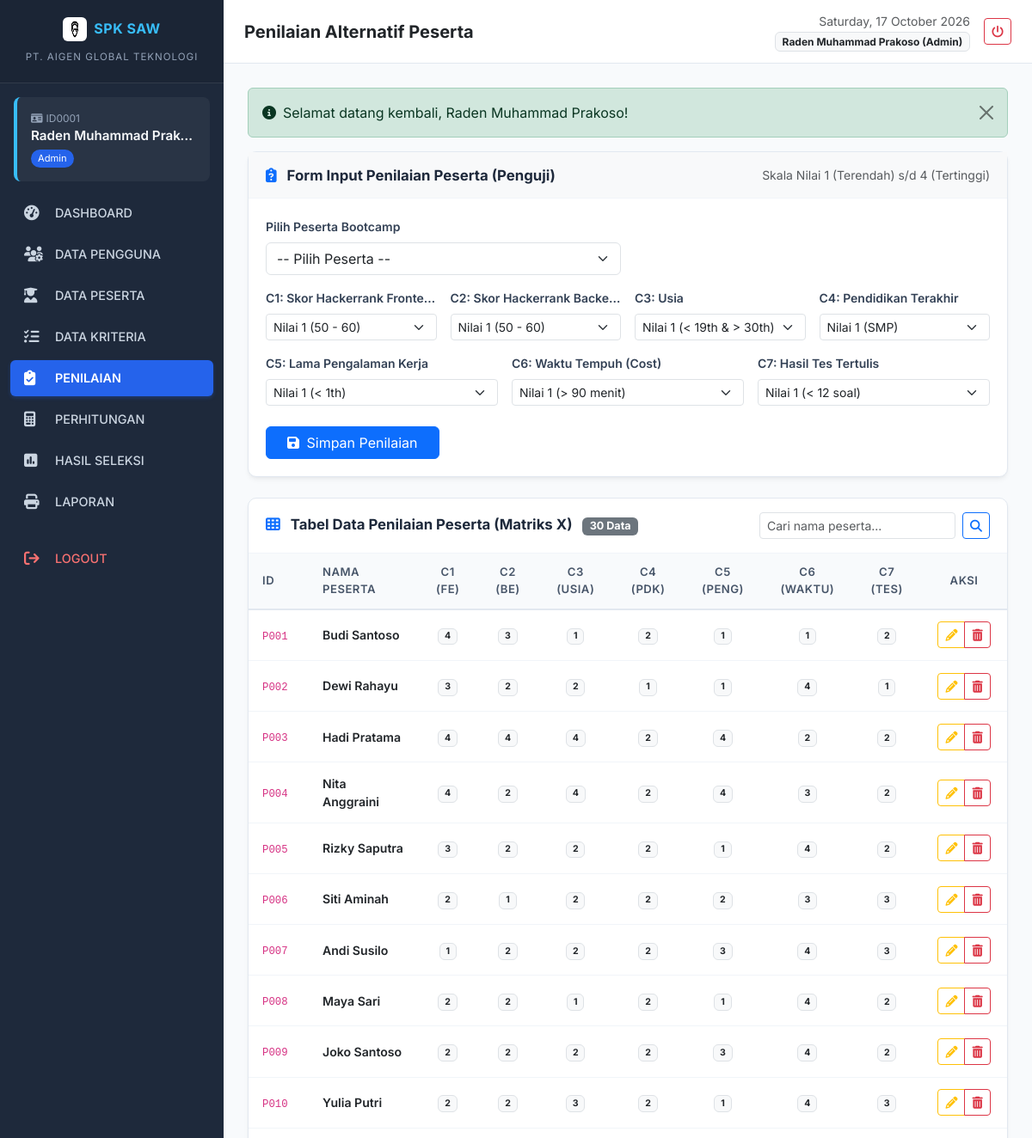
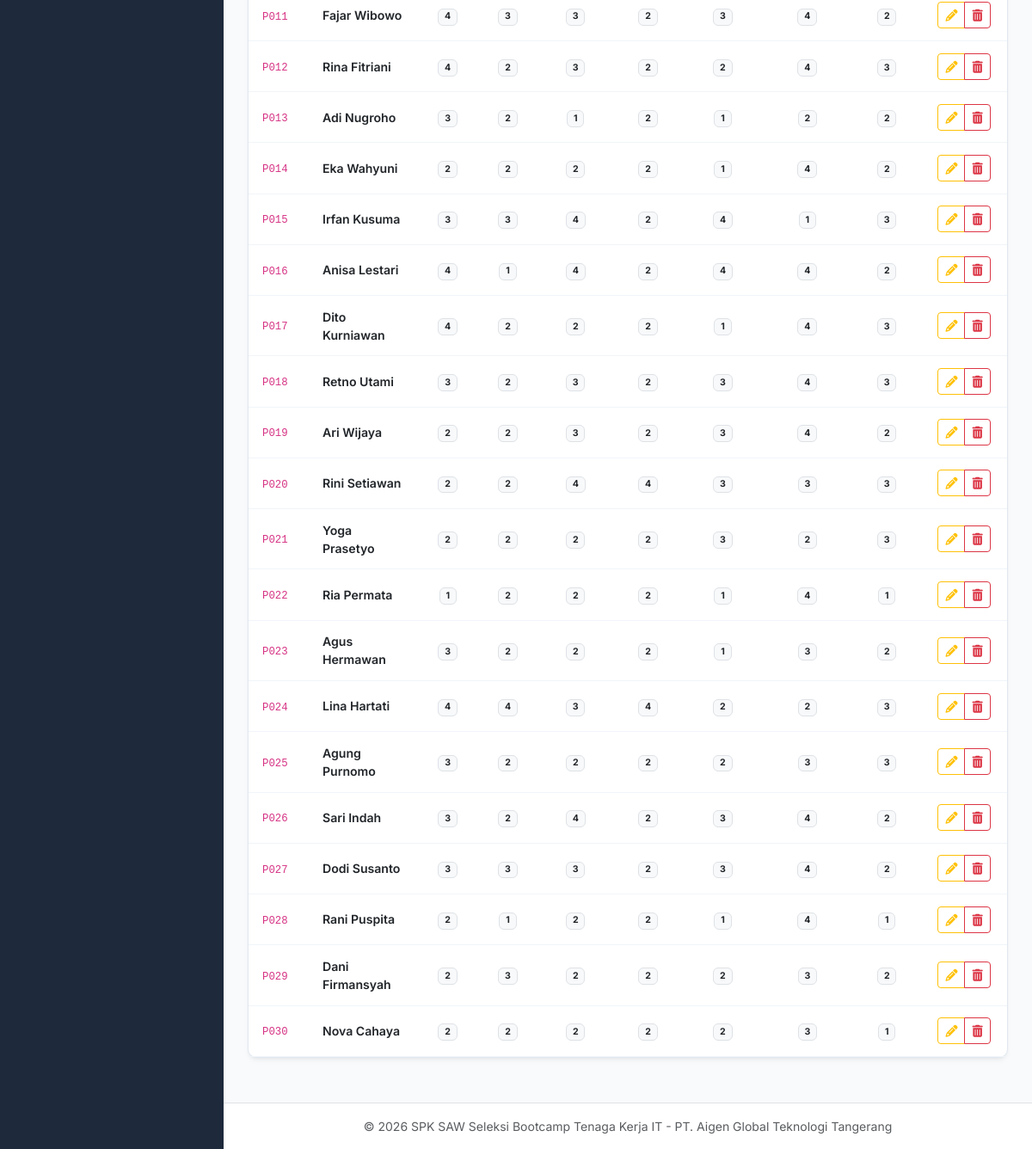
Screenshot of /penilaian.php (signed in) with the database file from the repository (2 pictures, top to bottom).
### tables this page shows
CREATE TABLE `penilaian` (
  `id_penilaian` int(11) NOT NULL AUTO_INCREMENT,
  `id_peserta` varchar(20) NOT NULL,
  `c1` int(11) NOT NULL,
  `c2` int(11) NOT NULL,
  `c3` int(11) NOT NULL,
  `c4` int(11) NOT NULL,
  `c5` int(11) NOT NULL,
  `c6` int(11) NOT NULL,
  `c7` int(11) NOT NULL,
  PRIMARY KEY (`id_penilaian`),
  UNIQUE KEY `uq_penilaian_peserta` (`id_peserta`),
  CONSTRAINT `fk_penilaian_peserta` FOREIGN KEY (`id_peserta`) REFERENCES `peserta` (`id_peserta`) ON DELETE CASCADE
);

CREATE TABLE `peserta` (
  `id_peserta` varchar(20) NOT NULL,
  `nama_peserta` varchar(100) NOT NULL,
  `jurusan` varchar(100) NOT NULL,
  `alamat` text NOT NULL,
  `tanggal_lahir` date NOT NULL,
  `jenis_kelamin` enum('Laki-Laki','Perempuan') NOT NULL,
  `no_telepon` varchar(25) NOT NULL,
  PRIMARY KEY (`id_peserta`)
);

### config/database.php (called while the page is built, shortened)
<?php
$db_host = 'localhost';
$db_user = 'root';
$db_pass = '';
$db_name = 'spk_saw_aigen';
try {
    $conn = new mysqli($db_host, $db_user, $db_pass, $db_name);
    if ($conn->connect_error) {
        $db_connected = false;
        $db_error = $conn->connect_error;
    } else {
        $db_connected = true;
        $conn->set_charset("utf8mb4");
    }
} catch (Exception $e) {
    $db_connected = false;
    $db_error = $e->getMessage();
}
function query($sql) {
    global $conn, $db_connected;
    $result = $conn->query($sql);
    $rows = [];
    while ($row = $result->fetch_assoc()) {
        $rows[] = $row;
    }
    return $rows;
}
?>

### penilaian.php (the view, shortened to what this page needs)
<?php
require_once __DIR__ . '/config/database.php';
$edit_data = null;
$search = trim($_GET['search'] ?? '');
$where = "";
$list_penilaian = query("SELECT pn.*, ps.nama_peserta, ps.jurusan, ps.jenis_kelamin
    FROM penilaian pn
    JOIN peserta ps ON pn.id_peserta = ps.id_peserta
    $where
    ORDER BY pn.id_peserta ASC");
$subkriteria_all = query("SELECT * FROM subkriteria ORDER BY kode_kriteria, nilai");
$sub_map = [];
foreach ($subkriteria_all as $sub) {
    $sub_map[$sub['kode_kriteria']][$sub['nilai']] = $sub['pilihan_kriteria'];
}
require_once __DIR__ . '/includes/header.php';
require_once __DIR__ . '/includes/sidebar.php';
require_once __DIR__ . '/includes/navbar.php';
?>
<div class="card-custom mb-4">
    <div class="card-header bg-light">
        <h5 class="fw-bold mb-0">
            <i class="fa-solid fa-clipboard-question text-primary me-2"></i>
            <?= $edit_data ? 'Form Edit Penilaian Peserta (' . htmlspecialchars($edit_data['id_peserta']) . ' - ' . htmlspecialchars($edit_data['nama_peserta']) . ')' : 'Form Input Penilaian Peserta (Penguji)' ?>
        </h5>
        <small class="text-muted">Skala Nilai 1 (Terendah) s/d 4 (Tertinggi)</small>
    </div>
    <div class="card-body">
        <form method="POST" action="penilaian.php">
            <div class="row g-3 mb-3">
                <div class="col-md-6">
                    <label class="form-label small fw-semibold">Pilih Peserta Bootcamp</label>
                    <select name="id_peserta" class="form-select" required <?= $edit_data ? 'disabled' : '' ?>>
                        <option value="">-- Pilih Peserta --</option>
                    </select>
                </div>
            </div>
            <div class="row g-3 mb-4">
                <div class="col-md-3">
                    <label class="form-label small fw-semibold text-truncate d-block" title="Skor Hackerrank Frontend (C1)">
                        C1: Skor Hackerrank Frontend
                    </label>
                    <select name="c1" class="form-select form-select-sm" required>
                        <?php for ($i=1; $i<=4; $i++): ?>
                            <option value="<?= $i ?>" <?= (isset($edit_data['c1']) && $edit_data['c1'] == $i) ? 'selected' : '' ?>>
                                Nilai <?= $i ?> (<?= $sub_map['C1'][$i] ?? '' ?>)
                            </option>
                        <?php endfor; ?>
                    </select>
                </div>
                <div class="col-md-3">
                    <label class="form-label small fw-semibold text-truncate d-block" title="Skor Hackerrank Backend (C2)">
                        C2: Skor Hackerrank Backend
                    </label>
                    <select name="c2" class="form-select form-select-sm" required>
                        <?php for ($i=1; $i<=4; $i++): ?>
                            <option value="<?= $i ?>" <?= (isset($edit_data['c2']) && $edit_data['c2'] == $i) ? 'selected' : '' ?>>
                                Nilai <?= $i ?> (<?= $sub_map['C2'][$i] ?? '' ?>)
                            </option>
                        <?php endfor; ?>
                    </select>
                </div>
                <div class="col-md-3">
                    <label class="form-label small fw-semibold text-truncate d-block" title="Usia Peserta (C3)">
                        C3: Usia
                    </label>
                    <select name="c3" class="form-select form-select-sm" required>
                        <?php for ($i=1; $i<=4; $i++): ?>
                            <option value="<?= $i ?>" <?= (isset($edit_data['c3']) && $edit_data['c3'] == $i) ? 'selected' : '' ?>>
                                Nilai <?= $i ?> (<?= $sub_map['C3'][$i] ?? '' ?>)
                            </option>
                        <?php endfor; ?>
                    </select>
                </div>
                <div class="col-md-3">
                    <label class="form-label small fw-semibold text-truncate d-block" title="Pendidikan Terakhir (C4)">
                        C4: Pendidikan Terakhir
                    </label>
                    <select name="c4" class="form-select form-select-sm" required>
                        <?php for ($i=1; $i<=4; $i++): ?>
                            <option value="<?= $i ?>" <?= (isset($edit_data['c4']) && $edit_data['c4'] == $i) ? 'selected' : '' ?>>
                                Nilai <?= $i ?> (<?= $sub_map['C4'][$i] ?? '' ?>)
                            </option>
                        <?php endfor; ?>
                    </select>
                </div>
                <div class="col-md-4">
                    <label class="form-label small fw-semibold text-truncate d-block" title="Lama Pengalaman Kerja (C5)">
                        C5: Lama Pengalaman Kerja
                    </label>
                    <select name="c5" class="form-select form-select-sm" required>
                        <?php for ($i=1; $i<=4; $i++): ?>
                            <option value="<?= $i ?>" <?= (isset($edit_data['c5']) && $edit_data['c5'] == $i) ? 'selected' : '' ?>>
                                Nilai <?= $i ?> (<?= $sub_map['C5'][$i] ?? '' ?>)
                            </option>
                        <?php endfor; ?>
                    </select>
                </div>
                <div class="col-md-4">
                    <label class="form-label small fw-semibold text-truncate d-block" title="Waktu Tempuh ke Perusahaan (C6 - Cost)">
                        C6: Waktu Tempuh (Cost)
                    </label>
                    <select name="c6" class="form-select form-select-sm" required>
                        <?php for ($i=1; $i<=4; $i++): ?>
                            <option value="<?= $i ?>" <?= (isset($edit_data['c6']) && $edit_data['c6'] == $i) ? 'selected' : '' ?>>
                                Nilai <?= $i ?> (<?= $sub_map['C6'][$i] ?? '' ?>)
                            </option>
                        <?php endfor; ?>
                    </select>
                </div>
                <div class="col-md-4">
                    <label class="form-label small fw-semibold text-truncate d-block" title="Hasil Tes Tertulis (C7)">
                        C7: Hasil Tes Tertulis
                    </label>
                    <select name="c7" class="form-select form-select-sm" required>
                        <?php for ($i=1; $i<=4; $i++): ?>
                            <option value="<?= $i ?>" <?= (isset($edit_data['c7']) && $edit_data['c7'] == $i) ? 'selected' : '' ?>>
                                Nilai <?= $i ?> (<?= $sub_map['C7'][$i] ?? '' ?>)
                            </option>
                        <?php endfor; ?>
                    </select>
                </div>
            </div>
            <div class="d-flex gap-2">
                <button type="submit" class="btn btn-primary px-4">
                    <i class="fa-solid fa-floppy-disk me-1"></i> <?= $edit_data ? 'Update Nilai' : 'Simpan Penilaian' ?>
                </button>
            </div>
        </form>
    </div>
</div>
<div class="card-custom">
    <div class="card-header d-flex flex-wrap align-items-center justify-content-between gap-2">
        <h5 class="fw-bold mb-0">
            <i class="fa-solid fa-table-cells text-primary me-2"></i>
            Tabel Data Penilaian Peserta (Matriks X)
            <span class="badge bg-secondary ms-2"><?= count($list_penilaian) ?> Data</span>
        </h5>
        <form method="GET" class="d-flex gap-2" style="max-width: 300px;">
            <input type="text" name="search" class="form-control form-control-sm" placeholder="Cari nama peserta..." value="<?= htmlspecialchars($search) ?>">
            <button type="submit" class="btn btn-sm btn-outline-primary"><i class="fa-solid fa-magnifying-glass"></i></button>
        </form>
    </div>
    <div class="card-body p-0">
        <div class="table-responsive">
            <table class="table-custom mb-0 text-center">
                <thead>
                    <tr>
                        <th class="text-start" width="70">ID</th>
                        <th class="text-start">NAMA PESERTA</th>
                        <th title="Skor Hackerrank Frontend">C1 (FE)</th>
                        <th title="Skor Hackerrank Backend">C2 (BE)</th>
                        <th title="Usia">C3 (Usia)</th>
                        <th title="Pendidikan Terakhir">C4 (Pdk)</th>
                        <th title="Lama Pengalaman Kerja">C5 (Peng)</th>
                        <th title="Waktu Tempuh (Cost)">C6 (Waktu)</th>
                        <th title="Hasil Tes Tertulis">C7 (Tes)</th>
                        <th width="100">AKSI</th>
                    </tr>
                </thead>
                <tbody>
                    <?php if (!empty($list_penilaian)): ?>
                        <?php foreach ($list_penilaian as $pn): ?>
                            <tr>
                                <td class="text-start"><code><?= htmlspecialchars($pn['id_peserta']) ?></code></td>
                                <td class="text-start fw-semibold text-dark"><?= htmlspecialchars($pn['nama_peserta']) ?></td>
                                <td><span class="badge bg-light text-dark border"><?= $pn['c1'] ?></span></td>
                                <td><span class="badge bg-light text-dark border"><?= $pn['c2'] ?></span></td>
                                <td><span class="badge bg-light text-dark border"><?= $pn['c3'] ?></span></td>
                                <td><span class="badge bg-light text-dark border"><?= $pn['c4'] ?></span></td>
                                <td><span class="badge bg-light text-dark border"><?= $pn['c5'] ?></span></td>
                                <td><span class="badge bg-light text-dark border"><?= $pn['c6'] ?></span></td>
                                <td><span class="badge bg-light text-dark border"><?= $pn['c7'] ?></span></td>
                                <td>
                                    <div class="btn-group btn-group-sm">
                                        <a href="penilaian.php?edit=<?= urlencode($pn['id_peserta']) ?>" class="btn btn-outline-warning" title="Edit Nilai">
                                            <i class="fa-solid fa-pencil"></i>
                                        </a>
                                        <a href="penilaian.php?delete=<?= urlencode($pn['id_peserta']) ?>" class="btn btn-outline-danger" onclick="return confirm('Hapus penilaian <?= htmlspecialchars($pn['nama_peserta']) ?>?');" title="Hapus">
                                            <i class="fa-solid fa-trash-can"></i>
                                        </a>
                                    </div>
                                </td>
                            </tr>
                        <?php endforeach; ?>
                    <?php else: ?>
                        <tr>
                            <td colspan="10" class="text-center py-4 text-muted">Belum ada data penilaian peserta.</td>
                        </tr>
                    <?php endif; ?>
                </tbody>
            </table>
        </div>
    </div>
</div>
<?php require_once __DIR__ . '/includes/footer.php'; ?>

### assets/css/style.css (style rules this page uses)
:root { --primary-color: #0d6efd; --primary-hover: #0b5ed7; --sidebar-bg: #1e293b; --sidebar-hover: #334155; --sidebar-active: #2563eb; --body-bg: #f8fafc; --card-shadow: 0 4px 6px -1px rgba(0, 0, 0, 0.05), 0 2px 4px -2px rgba(0, 0, 0, 0.05); }
body { font-family: 'Inter', -apple-system, BlinkMacSystemFont, "Segoe UI", Roboto, sans-serif; background-color: var(--body-bg); color: #334155; }
.card-custom { background: #ffffff; border-radius: 10px; border: 1px solid #e2e8f0; box-shadow: var(--card-shadow); margin-bottom: 1.5rem; }
.card-custom .card-header { background: transparent; border-bottom: 1px solid #f1f5f9; padding: 1rem 1.25rem; display: flex; align-items: center; justify-content: space-between; }
.card-custom .card-header h5 { margin: 0; font-size: 1.05rem; font-weight: 600; color: #1e293b; }
.card-custom .card-body { padding: 1.25rem; }
.table-custom { width: 100%; border-collapse: separate; border-spacing: 0; }
.table-custom th { background-color: #f8fafc; color: #475569; font-weight: 600; font-size: 0.82rem; text-transform: uppercase; letter-spacing: 0.5px; padding: 0.75rem 1rem; border-bottom: 2px solid #e2e8f0; }
.table-custom td { padding: 0.85rem 1rem; font-size: 0.88rem; vertical-align: middle; border-bottom: 1px solid #f1f5f9; }

### rows the page displays
penilaian: id_peserta "P001", id_peserta.nama_peserta "Budi Santoso", c1 "4", c2 "3", c3 "1", c4 "2", c5 "1", c6 "1", c7 "2"
penilaian: id_peserta "P002", id_peserta.nama_peserta "Dewi Rahayu", c1 "3", c2 "2", c3 "2", c4 "1", c5 "1", c6 "4", c7 "1"
penilaian: id_peserta "P003", id_peserta.nama_peserta "Hadi Pratama", c1 "4", c2 "4", c3 "4", c4 "2", c5 "4", c6 "2", c7 "2"
penilaian: id_peserta "P004", id_peserta.nama_peserta "Nita Anggraini", c1 "4", c2 "2", c3 "4", c4 "2", c5 "4", c6 "3", c7 "2"
penilaian: id_peserta "P005", id_peserta.nama_peserta "Rizky Saputra", c1 "3", c2 "2", c3 "2", c4 "2", c5 "1", c6 "4", c7 "2"
penilaian: id_peserta "P006", id_peserta.nama_peserta "Siti Aminah", c1 "2", c2 "1", c3 "2", c4 "2", c5 "2", c6 "3", c7 "3"
penilaian: id_peserta "P007", id_peserta.nama_peserta "Andi Susilo", c1 "1", c2 "2", c3 "2", c4 "2", c5 "3", c6 "4", c7 "3"
penilaian: id_peserta "P008", id_peserta.nama_peserta "Maya Sari", c1 "2", c2 "2", c3 "1", c4 "2", c5 "1", c6 "4", c7 "2"
penilaian: id_peserta "P009", id_peserta.nama_peserta "Joko Santoso", c1 "2", c2 "2", c3 "2", c4 "2", c5 "3", c6 "4", c7 "2"
penilaian: id_peserta "P010", id_peserta.nama_peserta "Yulia Putri", c1 "2", c2 "2", c3 "3", c4 "2", c5 "1", c6 "4", c7 "3"
penilaian: id_peserta "P011", id_peserta.nama_peserta "Fajar Wibowo", c1 "4", c2 "3", c3 "3", c4 "2", c5 "3", c6 "4", c7 "2"
penilaian: id_peserta "P012", id_peserta.nama_peserta "Rina Fitriani", c1 "4", c2 "2", c3 "3", c4 "2", c5 "2", c6 "4", c7 "3"
penilaian: id_peserta "P013", id_peserta.nama_peserta "Adi Nugroho", c1 "3", c2 "2", c3 "1", c4 "2", c5 "1", c6 "2", c7 "2"
penilaian: id_peserta "P014", id_peserta.nama_peserta "Eka Wahyuni", c1 "2", c2 "2", c3 "2", c4 "2", c5 "1", c6 "4", c7 "2"
penilaian: id_peserta "P015", id_peserta.nama_peserta "Irfan Kusuma", c1 "3", c2 "3", c3 "4", c4 "2", c5 "4", c6 "1", c7 "3"
penilaian: id_peserta "P016", id_peserta.nama_peserta "Anisa Lestari", c1 "4", c2 "1", c3 "4", c4 "2", c5 "4", c6 "4", c7 "2"
penilaian: id_peserta "P017", id_peserta.nama_peserta "Dito Kurniawan", c1 "4", c2 "2", c3 "2", c4 "2", c5 "1", c6 "4", c7 "3"
penilaian: id_peserta "P018", id_peserta.nama_peserta "Retno Utami", c1 "3", c2 "2", c3 "3", c4 "2", c5 "3", c6 "4", c7 "3"
penilaian: id_peserta "P019", id_peserta.nama_peserta "Ari Wijaya", c1 "2", c2 "2", c3 "3", c4 "2", c5 "3", c6 "4", c7 "2"
penilaian: id_peserta "P020", id_peserta.nama_peserta "Rini Setiawan", c1 "2", c2 "2", c3 "4", c4 "4", c5 "3", c6 "3", c7 "3"
penilaian: id_peserta "P021", id_peserta.nama_peserta "Yoga Prasetyo", c1 "2", c2 "2", c3 "2", c4 "2", c5 "3", c6 "2", c7 "3"
penilaian: id_peserta "P022", id_peserta.nama_peserta "Ria Permata", c1 "1", c2 "2", c3 "2", c4 "2", c5 "1", c6 "4", c7 "1"
penilaian: id_peserta "P023", id_peserta.nama_peserta "Agus Hermawan", c1 "3", c2 "2", c3 "2", c4 "2", c5 "1", c6 "3", c7 "2"
penilaian: id_peserta "P024", id_peserta.nama_peserta "Lina Hartati", c1 "4", c2 "4", c3 "3", c4 "4", c5 "2", c6 "2", c7 "3"
penilaian: id_peserta "P025", id_peserta.nama_peserta "Agung Purnomo", c1 "3", c2 "2", c3 "2", c4 "2", c5 "2", c6 "3", c7 "3"
penilaian: id_peserta "P026", id_peserta.nama_peserta "Sari Indah", c1 "3", c2 "2", c3 "4", c4 "2", c5 "3", c6 "4", c7 "2"
penilaian: id_peserta "P027", id_peserta.nama_peserta "Dodi Susanto", c1 "3", c2 "3", c3 "3", c4 "2", c5 "3", c6 "4", c7 "2"
penilaian: id_peserta "P028", id_peserta.nama_peserta "Rani Puspita", c1 "2", c2 "1", c3 "2", c4 "2", c5 "1", c6 "4", c7 "1"
penilaian: id_peserta "P029", id_peserta.nama_peserta "Dani Firmansyah", c1 "2", c2 "3", c3 "2", c4 "2", c5 "2", c6 "3", c7 "2"
penilaian: id_peserta "P030", id_peserta.nama_peserta "Nova Cahaya", c1 "2", c2 "2", c3 "2", c4 "2", c5 "2", c6 "3", c7 "1"

### other values shown
$user_id "ID0001"
$user_name "Raden Muhammad Prak…"
$user_role "Admin"
$page_heading "Penilaian Alternatif Peserta"
$_SESSION['user_name'] "Raden Muhammad Prakoso"
$_SESSION['user_role'] "Admin"
$flash['message'] "Selamat datang kembali, Raden Muhammad Prakoso!"
count($list_penilaian) "30"
